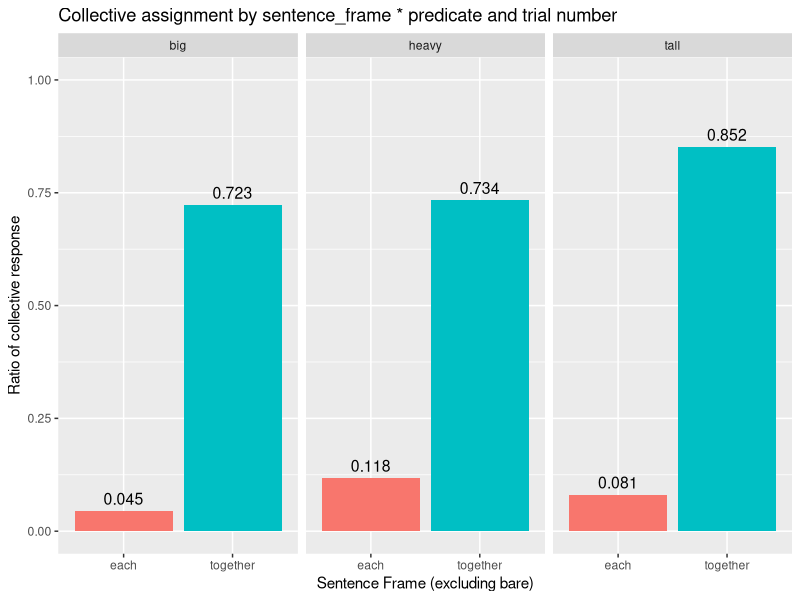

Source code (R): (Note: this script raises an error after producing the figure.)
## ---- chunk 1
knitr::opts_chunk$set(echo = TRUE)
## ---- chunk 2
library(tidyverse)
library(lme4)
library(lmerTest)
## ---- chunk 3
data <- read_csv("data/02_clean_data.csv")
## ---- chunk 4
xtabs( ~ data$scenario + data$submission_id) #between subject design warrants random intercepts for subject_id and scenario
data
## ---- chunk 5
data_model1 <- data %>% 
  filter(sentence_frame != "bare") %>% 
  mutate(
    response = ifelse(response == "collective", 1, 0)
  )
model1 <- lmer(
  formula =  response ~ sentence_frame * predicate + trial_number + (1| submission_id) + (1|scenario),
  data = data_model1
)
summary(model1)
t_m1 = as.vector(fixef(model1))
results_m1 <- tibble(
  each_big = t_m1[1] + t_m1[5],
  each_heavy = t_m1[1] + t_m1[5] + t_m1[3],
  each_tall = t_m1[1] + t_m1[5] + t_m1[4],
  together_big = t_m1[1] + t_m1[5] + t_m1[2],
  together_heavy = t_m1[1] + t_m1[5] + t_m1[2] + t_m1[3] + t_m1[6],
  together_tall = t_m1[1] + t_m1[5] + t_m1[2] + t_m1[4] + t_m1[7]
) %>% 
  pivot_longer(everything(), names_to = "parameters", values_to = "P_collective") %>% 
  mutate(
    sentence_frame = ifelse(parameters %in% c("each_big", "each_tall", "each_heavy"),"each","together"),
    predicate = ifelse(parameters %in% c("each_big", "together_big"),"big", ifelse(parameters %in% c("each_tall", "together_tall"),"tall","heavy"))
  ) %>% 
  select(sentence_frame,predicate, P_collective) %>% 
  mutate(
    P_distributive = 1 - P_collective
  )
results_m1
results_m1 %>% 
  ggplot(aes(x = sentence_frame, y = P_collective, fill = sentence_frame))+
  geom_col()+
  geom_text(aes(label = round(P_collective,3)), vjust=-0.5, color = "black", position = position_dodge(0.85), size = 4)+
  facet_wrap(~predicate)+
  theme(legend.position = "none")+
  ylim(0,1)+
  labs(
    title = "Collective assignment by sentence_frame * predicate and trial number",
    x = "Sentence Frame (excluding bare)",
    y = "Ratio of collective response"
  )
## ---- chunk 6
summary(model2)
## ---- chunk 7
data_model2 <- data %>% 
  filter(sentence_frame == "bare") %>% 
  mutate(
    response = ifelse(response == "collective", 1, 0)
  )

model2 <- lmer(
  formula =  response ~ scenario + predicate +trial_number + ( 1+trial_number | submission_id),
  data = data_model2
)

summary(model2)
t_m2 = as.vector(fixef(model2))
results_m2 <- tibble(
  inspect_big = t_m2[1] + t_m2[5],
  inspect_heavy = t_m2[1] + t_m2[5] + t_m2[3],
  inspect_tall =  t_m2[1] + t_m2[5] + t_m2[4],
  move_big = t_m2[1] + t_m2[5] + t_m2[2],
  move_heavy = t_m2[1] + t_m2[5] + t_m2[2] + t_m2[3],
  move_tall= t_m2[1] + t_m2[5] + t_m2[2]+ t_m2[4]
) %>%  pivot_longer(everything(), names_to = "parameters", values_to = "P_collective") %>% 
  mutate(
    scenario = ifelse(parameters %in% c("inspect_big", "inspect_tall", "inspect_heavy"),"inspect","move"),
    predicate = ifelse(parameters %in% c("inspect_big", "move_big"),"big", ifelse(parameters %in% c("inspect_tall", "move_tall"),"tall","heavy"))
  ) %>% 
  select(scenario,predicate, P_collective) %>% 
  mutate(
    P_distributive = 1 - P_collective
  )

results_m2 
results_m2 %>% 
  ggplot(aes(x = "bare", y = P_collective, fill = scenario))+
  geom_col(position = position_dodge(width = 0.85))+
  geom_text(aes(label = round(P_collective,3)), vjust=-0.5, color = "black", position = position_dodge(0.85), size = 4)+
  facet_wrap(~predicate)+
  ylim(0,1)+
  labs(
    title = "Effect of scenario on response in the bare sentence frame",
    subtitle = "Facetted by predicate",
    y = "Ratio of collective response",
    x = "sentence frame (excluding together/each)"
  )

## ---- chunk 8
data_m <- data %>%
  select(predicate,RT,sentence_frame) %>% 
  group_by(predicate,sentence_frame) %>% 
  summarise(
    m_RT = mean(RT)
  )

data %>% 
  ggplot(aes(x = RT, y = sentence_frame, color = predicate))+
  geom_point(aes(shape = predicate), position = position_dodge(0.8))+
  geom_point(data = data_m, mapping = aes(x = m_RT, shape = predicate),position = position_dodge(0.8), size = 5)+
  facet_wrap(~scenario)
## ---- chunk 9
data_raw = read_csv("data/01_raw_data.csv")
data_o <- data_raw %>% distinct(submission_id, .keep_all = T) %>%
select(age,comments, education, languages) 
data_o %>% 
  ggplot(aes(x = age))+ 
  geom_density()
data_o %>% na.omit(education) %>% 
  ggplot(aes(x = education, fill = education))+ 
  geom_bar()
data_o %>% na.omit(languages) %>% 
  ggplot(aes(x = tolower(languages), fill = tolower(languages)))+
  geom_bar()
